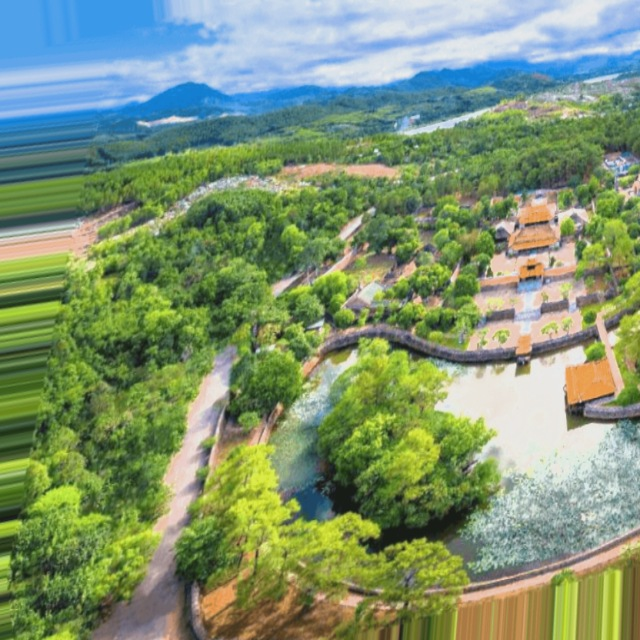
#> input picture data 13 vị vua/LĂNG VUA TỰ ĐỨC/TD1_aug0024.jpg, 640 x 640 px; its folder holds only this picture in this run
$ python generate_dataset.py
#> lines starting #> are read from the running program, lines starting #| are printed output that depends on the picture
"""
generate_dataset.py
────────────────────────────────────────────────
Sinh ảnh dataset từ tất cả ảnh trong 1 thư mục.
Áp dụng tổ hợp nhiều loại augmentation:
  • Góc nhìn / phối cảnh (perspective)
  • Xoay (rotate)
  • Lật (flip)
  • Độ sáng / tương phản / bão hòa (HSV)
  • Làm mờ (Gaussian / Motion blur)
  • Nhiễu (Gaussian noise)
  • Crop & zoom
  • Đổ bóng vùng (shadow patch)
  • Nhiệt độ màu (warm / cool tone)
"""

import cv2
import numpy as np
import os
import random
from pathlib import Path

# ============================================================
#  CẤU HÌNH
# ============================================================
INPUT_DIR        = "data 13 vị vua/LĂNG VUA TỰ ĐỨC"         # Thư mục ảnh gốc
OUTPUT_DIR       = "data 13 vị vua/LĂNG VUA TỰ ĐỨC_dataset" # Thư mục lưu kết quả
NUM_PER_IMAGE    = 67                # Số ảnh sinh ra từ mỗi ảnh gốc
OUTPUT_SIZE      = (640, 640)         # W × H ảnh đầu ra
JPEG_QUALITY     = 93                 # Chất lượng lưu ảnh

# Ngưỡng augmentation
PERSPECTIVE_STR  = 0.25    # 0 = không méo, 0.4 = méo nhiều
ROTATE_RANGE     = (-30, 30)
FLIP_PROB        = 0.4
BRIGHTNESS_RANGE = (0.45, 1.55)
CONTRAST_RANGE   = (0.7, 1.4)
SAT_RANGE        = (0.6, 1.5)
BLUR_PROB        = 0.4
MOTION_BLUR_PROB = 0.2      # blur kiểu rung tay
NOISE_PROB       = 0.35
SHADOW_PROB      = 0.3      # đổ bóng cục bộ
COLOR_SHIFT_PROB = 0.4      # dịch nhiệt độ màu warm/cool
CROP_PROB        = 0.4      # crop ngẫu nhiên rồi resize lại
# ============================================================


# ─── Các hàm augmentation ────────────────────────────────────

def aug_perspective(img, strength):
    h, w = img.shape[:2]
    s = strength
    src = np.float32([[0, 0], [w, 0], [w, h], [0, h]])
    delta = np.float32([
        [random.uniform(-s, s) * w, random.uniform(-s, s) * h],
        [random.uniform(-s, s) * w, random.uniform(-s, s) * h],
        [random.uniform(-s, s) * w, random.uniform(-s, s) * h],
        [random.uniform(-s, s) * w, random.uniform(-s, s) * h],
    ])
    dst = src + delta
    M = cv2.getPerspectiveTransform(src, dst)
    return cv2.warpPerspective(img, M, (w, h), borderMode=cv2.BORDER_REPLICATE)


def aug_rotate(img, angle_range):
    angle = random.uniform(*angle_range)
    h, w = img.shape[:2]
    M = cv2.getRotationMatrix2D((w / 2, h / 2), angle, 1.0)
    return cv2.warpAffine(img, M, (w, h), borderMode=cv2.BORDER_REPLICATE)


def aug_flip(img, prob):
    if random.random() < prob:
        return cv2.flip(img, 1)
    return img


def aug_hsv(img, brightness_range, contrast_range, sat_range):
    """Điều chỉnh Hue-Saturation-Value một cách độc lập"""
    hsv = cv2.cvtColor(img, cv2.COLOR_BGR2HSV).astype(np.float32)
    # Saturation
    hsv[:, :, 1] = np.clip(hsv[:, :, 1] * random.uniform(*sat_range), 0, 255)
    # Value (brightness)
    hsv[:, :, 2] = np.clip(hsv[:, :, 2] * random.uniform(*brightness_range), 0, 255)
    img = cv2.cvtColor(hsv.astype(np.uint8), cv2.COLOR_HSV2BGR)
    # Contrast (multiply around mid)
    alpha = random.uniform(*contrast_range)
    img = np.clip(128 + alpha * (img.astype(np.float32) - 128), 0, 255).astype(np.uint8)
    return img


def aug_gaussian_blur(img, prob, max_k=7):
    if random.random() < prob:
        k = random.choice([3, 5, 7][:max_k // 2 + 1])
        return cv2.GaussianBlur(img, (k, k), 0)
    return img


def aug_motion_blur(img, prob):
    """Giả lập rung tay khi chụp"""
    if random.random() < prob:
        size = random.choice([5, 7, 9, 11])
        angle = random.uniform(0, 360)
        k = np.zeros((size, size))
        k[size // 2, :] = 1
        M = cv2.getRotationMatrix2D((size / 2, size / 2), angle, 1)
        k = cv2.warpAffine(k, M, (size, size))
        k = k / k.sum()
        return cv2.filter2D(img, -1, k)
    return img


def aug_noise(img, prob):
    if random.random() < prob:
        std = random.uniform(5, 25)
        noise = np.random.normal(0, std, img.shape).astype(np.float32)
        return np.clip(img.astype(np.float32) + noise, 0, 255).astype(np.uint8)
    return img


def aug_shadow(img, prob):
    """Đổ bóng hình chữ nhật ngẫu nhiên lên một góc ảnh"""
    if random.random() < prob:
        h, w = img.shape[:2]
        x1, y1 = random.randint(0, w // 2), random.randint(0, h // 2)
        x2, y2 = x1 + random.randint(w // 4, w // 2), y1 + random.randint(h // 4, h // 2)
        x2, y2 = min(x2, w), min(y2, h)
        factor = random.uniform(0.35, 0.65)
        shadow = img.copy()
        shadow[y1:y2, x1:x2] = (shadow[y1:y2, x1:x2] * factor).astype(np.uint8)
        alpha = random.uniform(0.5, 0.85)
        return cv2.addWeighted(img, 1 - alpha, shadow, alpha, 0)
    return img


def aug_color_shift(img, prob):
    """Dịch chuyển nhiệt độ màu: warm (+R-B) hoặc cool (+B-R)"""
    if random.random() < prob:
        b, g, r = cv2.split(img.astype(np.float32))
        if random.random() < 0.5:  # warm
            r = np.clip(r + random.uniform(10, 40), 0, 255)
            b = np.clip(b - random.uniform(5, 25), 0, 255)
        else:  # cool
            b = np.clip(b + random.uniform(10, 40), 0, 255)
            r = np.clip(r - random.uniform(5, 25), 0, 255)
        return cv2.merge([b, g, r]).astype(np.uint8)
    return img


def aug_crop_zoom(img, prob):
    """Crop ngẫu nhiên rồi resize lại về kích thước gốc"""
    if random.random() < prob:
        h, w = img.shape[:2]
        crop_ratio = random.uniform(0.65, 0.92)
        cw, ch = int(w * crop_ratio), int(h * crop_ratio)
        x = random.randint(0, w - cw)
        y = random.randint(0, h - ch)
        img = img[y:y+ch, x:x+cw]
        img = cv2.resize(img, (w, h))
    return img


def augment_one(src):
    """Pipeline đầy đủ — thứ tự quan trọng"""
    img = src.copy()

    img = aug_perspective(img, PERSPECTIVE_STR)
    img = aug_rotate(img, ROTATE_RANGE)
    img = aug_flip(img, FLIP_PROB)
    img = aug_crop_zoom(img, CROP_PROB)
    img = aug_hsv(img, BRIGHTNESS_RANGE, CONTRAST_RANGE, SAT_RANGE)
    img = aug_color_shift(img, COLOR_SHIFT_PROB)
    img = aug_shadow(img, SHADOW_PROB)
    img = aug_gaussian_blur(img, BLUR_PROB)
    img = aug_motion_blur(img, MOTION_BLUR_PROB)
    img = aug_noise(img, NOISE_PROB)

    img = cv2.resize(img, OUTPUT_SIZE)
    return img


# ─── Chạy chính ──────────────────────────────────────────────

def generate():
    os.makedirs(OUTPUT_DIR, exist_ok=True)

    ext = (".jpg", ".jpeg", ".png", ".webp", ".bmp")
    sources = [p for p in Path(INPUT_DIR).iterdir() if p.suffix.lower() in ext]

    if not sources:
        print(f"❌ Không có ảnh trong '{INPUT_DIR}'")
        return

    total_plan = len(sources) * NUM_PER_IMAGE
    print(f"📂 {len(sources)} ảnh gốc × {NUM_PER_IMAGE} biến thể = {total_plan} ảnh đầu ra")
    print(f"📁 Lưu vào: '{OUTPUT_DIR}/'\n")

    total_saved = 0

    for src_path in sorted(sources):
        src = cv2.imread(str(src_path))
#> src is the input picture: shape (640, 640, 3); mean B, G, R 113.8, 147.9, 126.9
        if src is None:
            print(f"  ⚠️  Bỏ qua (đọc lỗi): {src_path.name}")
            continue

        base = src_path.stem
        print(f"  🖼️  [{base}] {src.shape[1]}×{src.shape[0]}px → sinh {NUM_PER_IMAGE} ảnh...")
#> (printed output is left out)

        for i in range(NUM_PER_IMAGE):
            result = augment_one(src)
            fname  = f"{base}_aug{i+1:04d}.jpg"
            out    = os.path.join(OUTPUT_DIR, fname)
            cv2.imwrite(out, result, [cv2.IMWRITE_JPEG_QUALITY, JPEG_QUALITY])
            total_saved += 1
#> this loop made 67 passes
#> pass 1, in augment_one, `img = aug_perspective(img, PERSPECTIVE_STR)`:
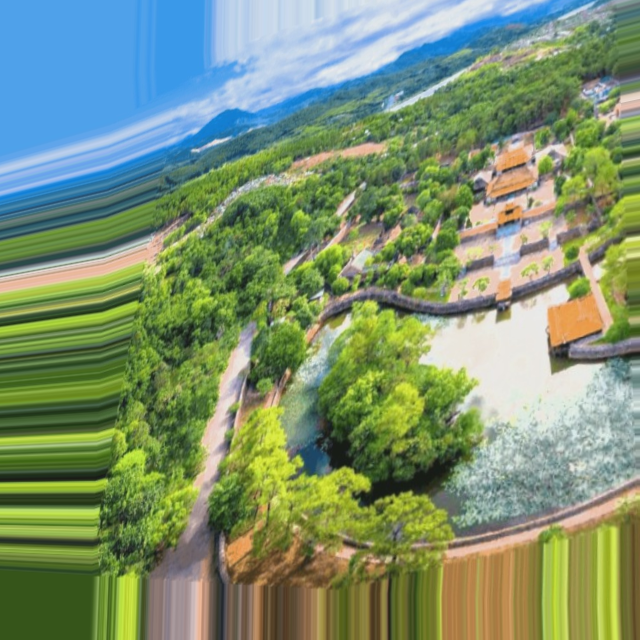
#> img: shape (640, 640, 3); mean B, G, R 112.8, 145.7, 124.6
#> pass 1, in augment_one, `img = aug_rotate(img, ROTATE_RANGE)`:
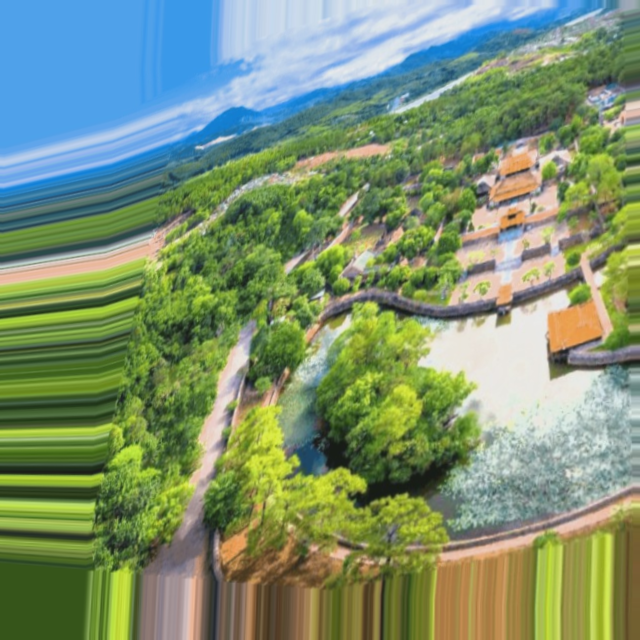
#> img: shape (640, 640, 3); mean B, G, R 113.2, 145.8, 124.7
#> pass 1, in aug_hsv, `hsv = cv2.cvtColor(img, cv2.COLOR_BGR2HSV).astype(np.float32)`:
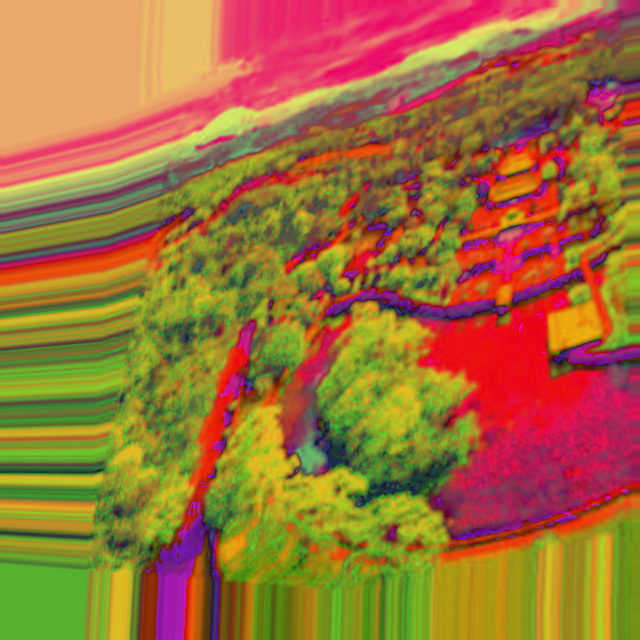
#> hsv: shape (640, 640, 3) float32; mean B, G, R 56.6, 111.7, 160.1
#> pass 1, in aug_hsv, `img = cv2.cvtColor(hsv.astype(np.uint8), cv2.COLOR_HSV2BGR)`:
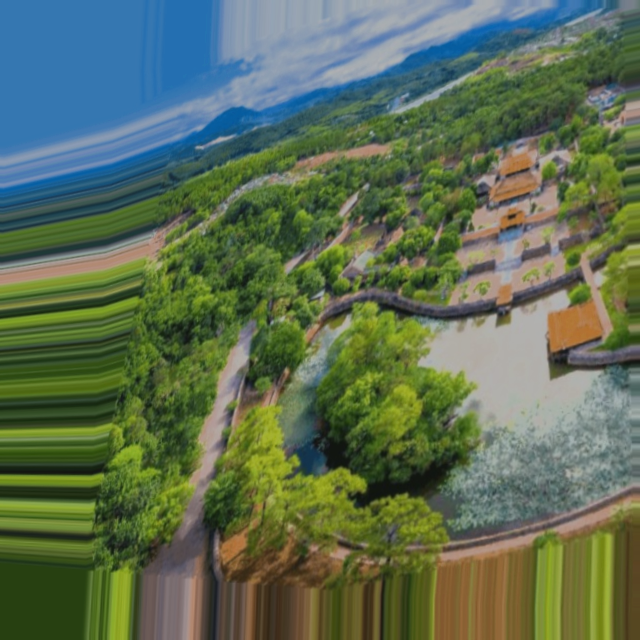
#> img: shape (640, 640, 3); mean B, G, R 83.6, 109.6, 92.6

        print(f"     ✅ Xong {NUM_PER_IMAGE} ảnh")

    print(f"\n🎉 Hoàn tất! Tổng {total_saved} ảnh → '{OUTPUT_DIR}/'")
#| 🎉 Hoàn tất! Tổng 67 ảnh → 'data 13 vị vua/LĂNG VUA TỰ ĐỨC_dataset/'


if __name__ == "__main__":
    generate()

$ run again, on data 13 vị vua/LĂNG VUA TỰ ĐỨC/TD1_aug0035.jpg
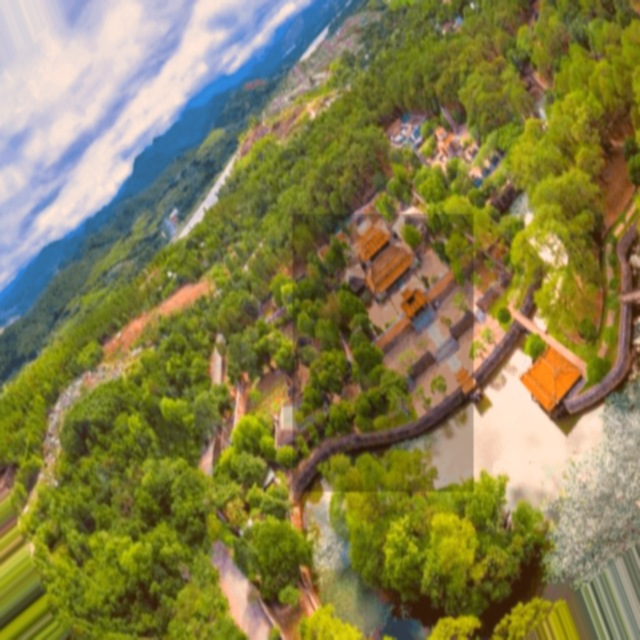
#> input picture data 13 vị vua/LĂNG VUA TỰ ĐỨC/TD1_aug0035.jpg, 640 x 640 px
#> in generate, src is the input picture: shape (640, 640, 3); mean B, G, R 77.3, 126.8, 132.7
#> (printed output is left out)
#> the loop in generate, `for i in range(NUM_PER_IMAGE):` made 67 passes
#> pass 1, in aug_hsv, `hsv = cv2.cvtColor(img, cv2.COLOR_BGR2HSV).astype(np.float32)`:
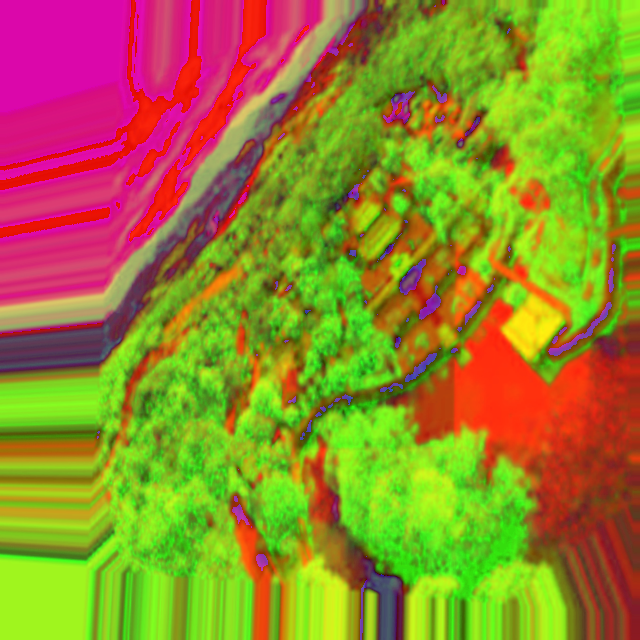
#> hsv: shape (640, 640, 3) float32; mean B, G, R 44.9, 134.3, 148.3
#> pass 1, in aug_hsv, `img = cv2.cvtColor(hsv.astype(np.uint8), cv2.COLOR_HSV2BGR)`:
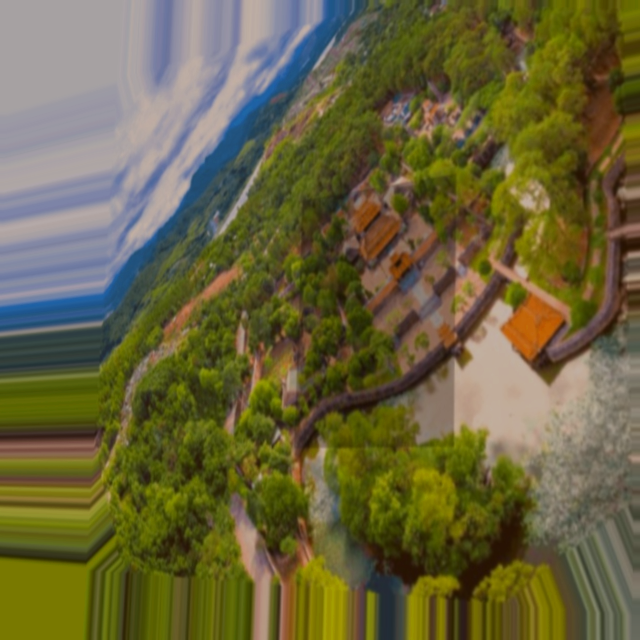
#> img: shape (640, 640, 3); mean B, G, R 61.2, 100.1, 105.6
#| 🎉 Hoàn tất! Tổng 67 ảnh → 'data 13 vị vua/LĂNG VUA TỰ ĐỨC_dataset/'

$ run again, on data 13 vị vua/LĂNG VUA TỰ ĐỨC/TD1_aug0054.jpg
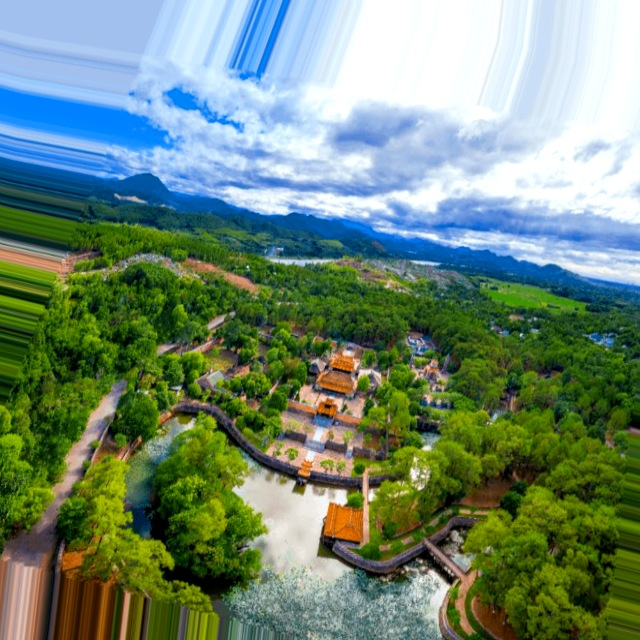
#> input picture data 13 vị vua/LĂNG VUA TỰ ĐỨC/TD1_aug0054.jpg, 640 x 640 px
#> in generate, src is the input picture: shape (640, 640, 3); mean B, G, R 116.5, 136.9, 112.2
#> (printed output is left out)
#> the loop in generate, `for i in range(NUM_PER_IMAGE):` made 67 passes
#> pass 1, in aug_hsv, `hsv = cv2.cvtColor(img, cv2.COLOR_BGR2HSV).astype(np.float32)`:
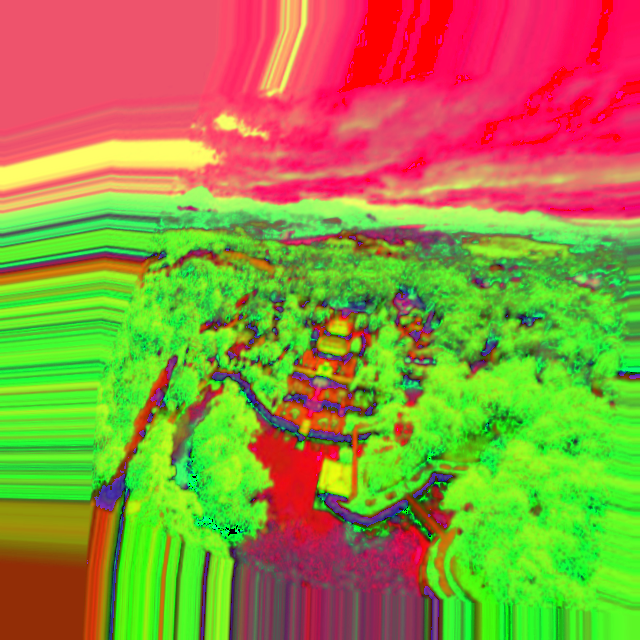
#> hsv: shape (640, 640, 3) float32; mean B, G, R 64.3, 144.2, 149.1
#> pass 1, in aug_hsv, `img = cv2.cvtColor(hsv.astype(np.uint8), cv2.COLOR_HSV2BGR)`:
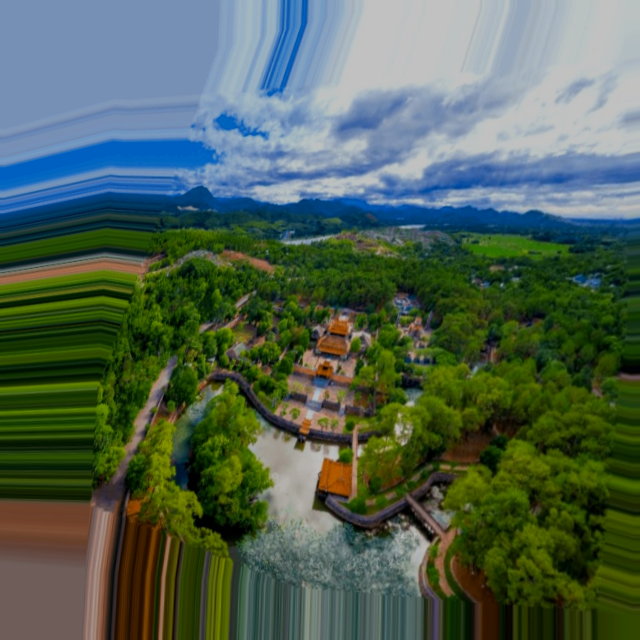
#> img: shape (640, 640, 3); mean B, G, R 82.4, 98.3, 79.8
#| 🎉 Hoàn tất! Tổng 67 ảnh → 'data 13 vị vua/LĂNG VUA TỰ ĐỨC_dataset/'

$ run again, on data 13 vị vua/LĂNG VUA TỰ ĐỨC/TD1_aug0058.jpg
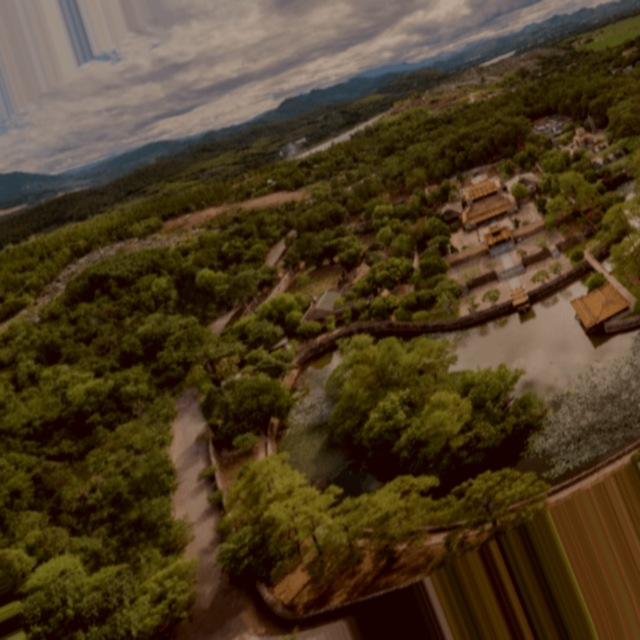
#> input picture data 13 vị vua/LĂNG VUA TỰ ĐỨC/TD1_aug0058.jpg, 640 x 640 px
#> in generate, src is the input picture: shape (640, 640, 3); mean B, G, R 34, 59.3, 75.3
#> (printed output is left out)
#> the loop in generate, `for i in range(NUM_PER_IMAGE):` made 67 passes
#> pass 1, in aug_hsv, `hsv = cv2.cvtColor(img, cv2.COLOR_BGR2HSV).astype(np.float32)`:
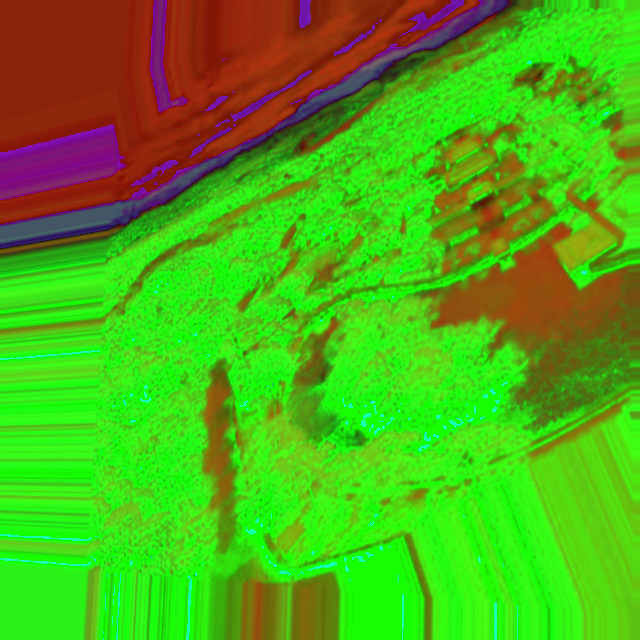
#> hsv: shape (640, 640, 3) float32; mean B, G, R 22.3, 174.1, 76.6
#> pass 1, in aug_hsv, `img = cv2.cvtColor(hsv.astype(np.uint8), cv2.COLOR_HSV2BGR)`:
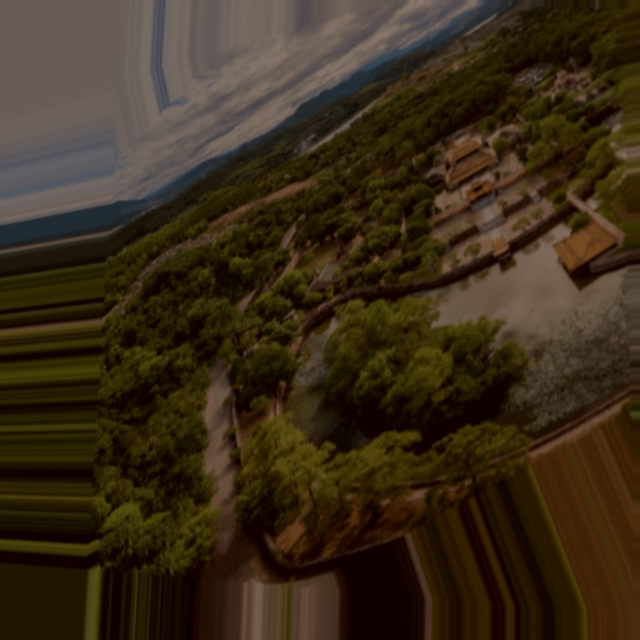
#> img: shape (640, 640, 3); mean B, G, R 24.9, 43.9, 57.4
#| 🎉 Hoàn tất! Tổng 67 ảnh → 'data 13 vị vua/LĂNG VUA TỰ ĐỨC_dataset/'

$ run again, on data 13 vị vua/LĂNG VUA TỰ ĐỨC/TD1_aug0026.jpg
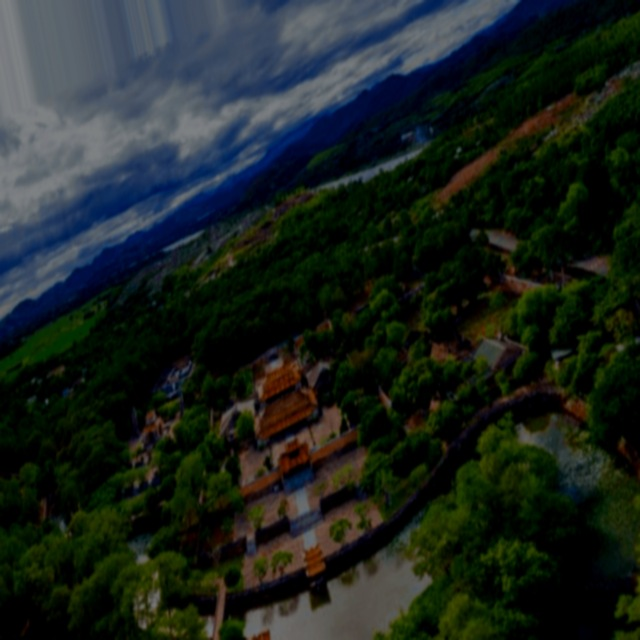
#> input picture data 13 vị vua/LĂNG VUA TỰ ĐỨC/TD1_aug0026.jpg, 640 x 640 px
#> in generate, src is the input picture: shape (640, 640, 3); mean B, G, R 31.1, 36, 27.9
#> (printed output is left out)
#> the loop in generate, `for i in range(NUM_PER_IMAGE):` made 67 passes
#> pass 1, in aug_hsv, `img = cv2.cvtColor(hsv.astype(np.uint8), cv2.COLOR_HSV2BGR)`:
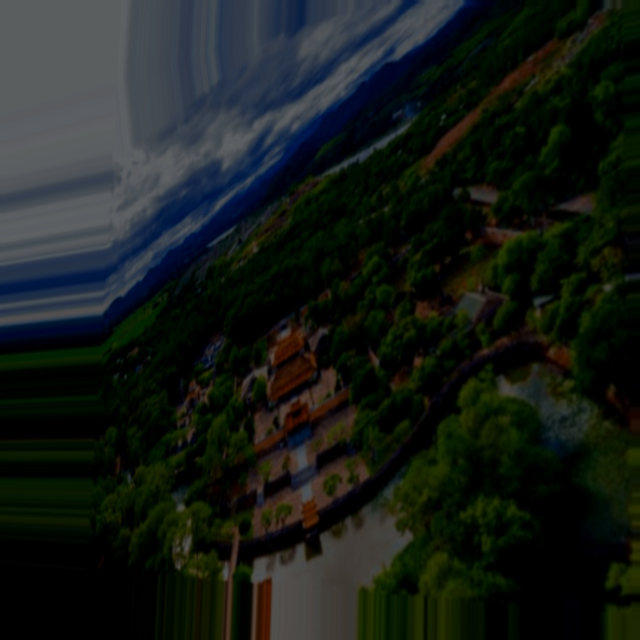
#> img: shape (640, 640, 3); mean B, G, R 24.1, 28.9, 23
#| 🎉 Hoàn tất! Tổng 67 ảnh → 'data 13 vị vua/LĂNG VUA TỰ ĐỨC_dataset/'
